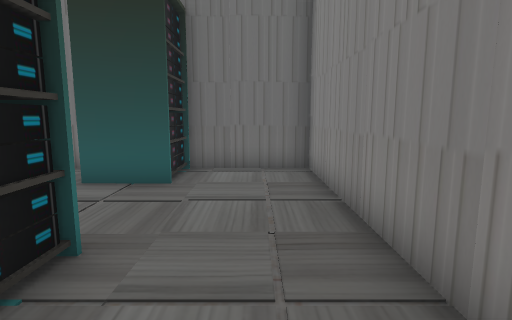
[1] (above)

17 first-person views from a walk through a scene from a Unity 3-D project. The camera is 1.4 m above the floor, tilts 8° down and sees 80° across. Doors are open. The floor is counted in squares, 1 m on a side. Each view is taken from the middle of a square. On the plan, view 1 faces up. The plan holds only what a view shows up to about 14 squares ahead; the rest is blank. The place goes on beyond the plan. Some surface patterns are stand-ins.

[2]
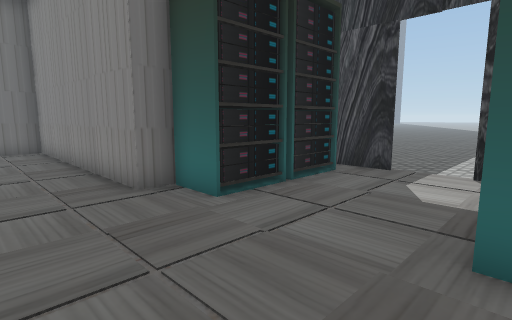

[3]
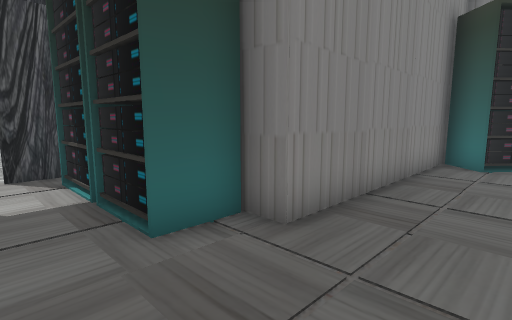

[4]
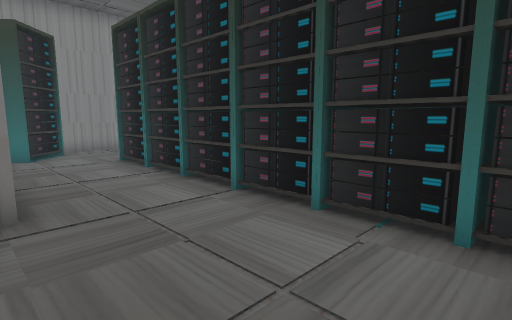

[5]
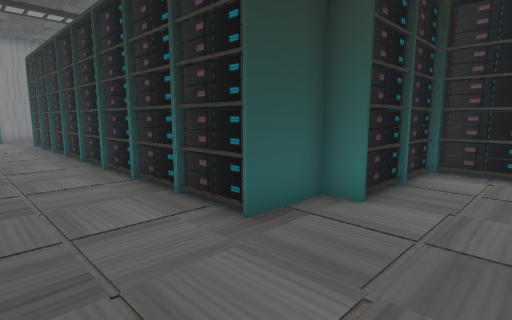

[6]
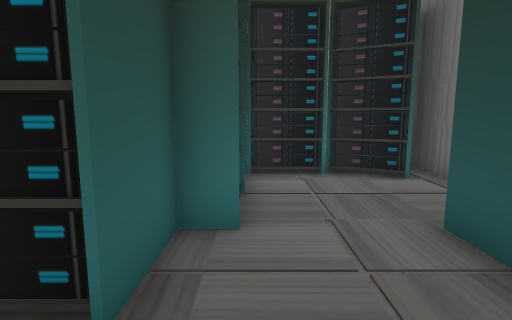

[7]
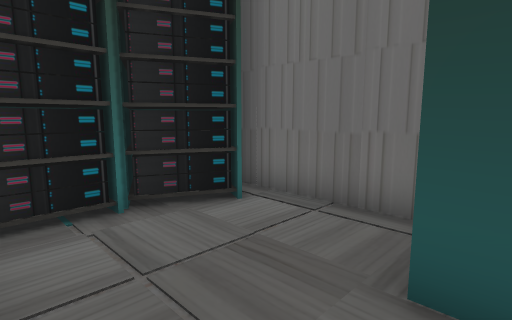

[8]
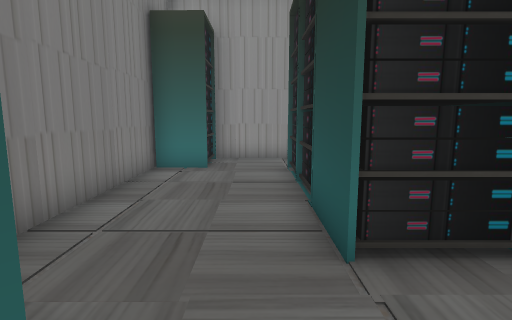

[9]
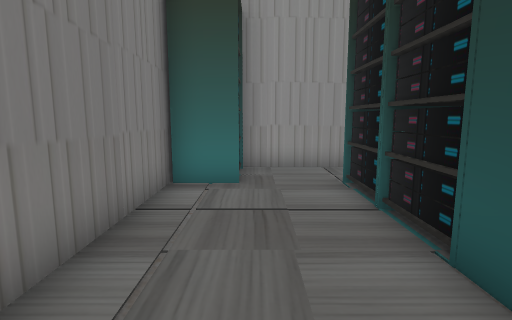

[10]
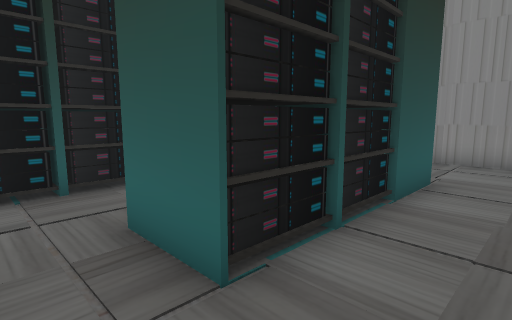

[11]
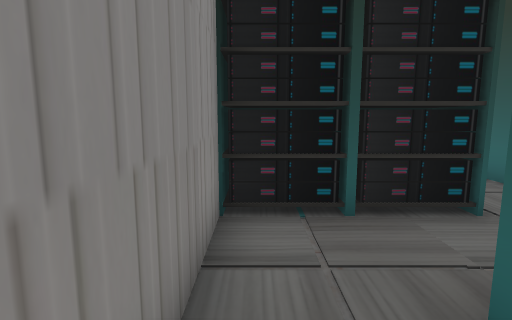

[12]
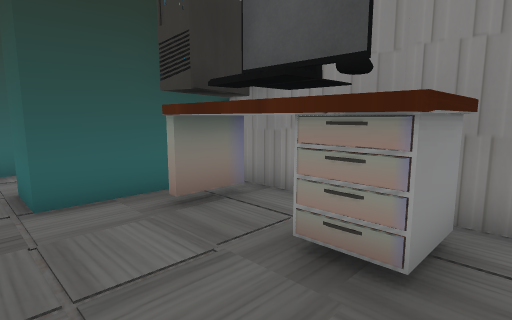

[13]
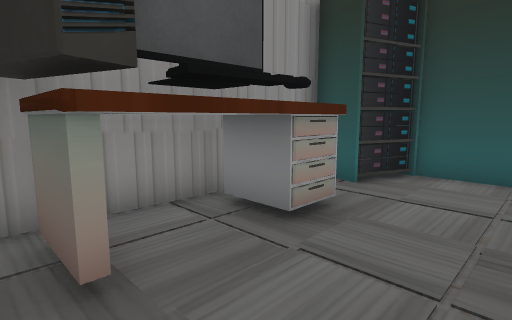

[14]
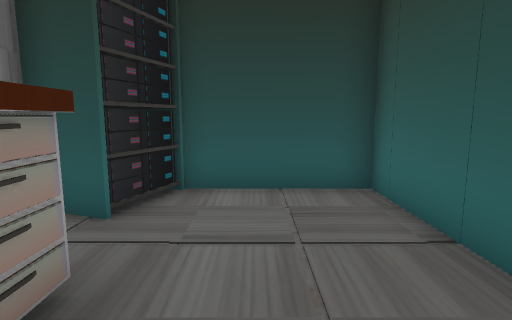

[15]
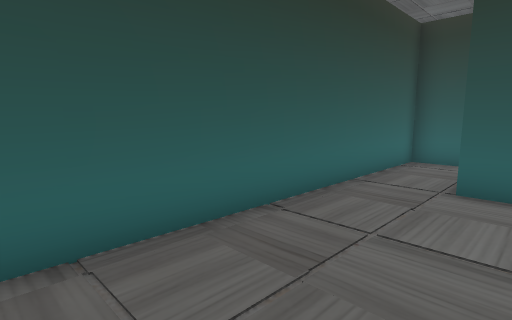

[16]
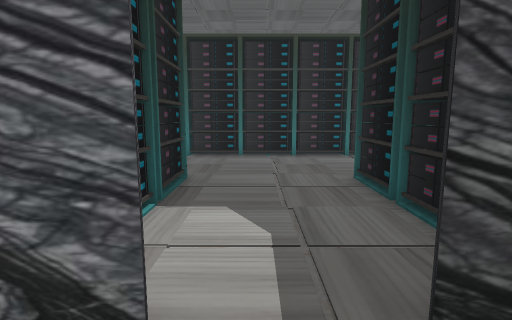

[17]
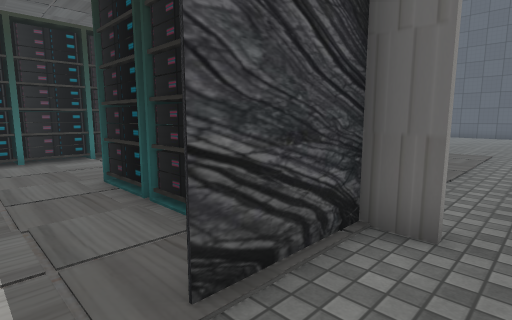

### Floor plan
Points are (right, up) in squares from view 1. A wall is a line through its corners. A room is listed if a view was taken in it or the views show most of it. See-through windows are left out.
Room 1 (views 1, 2, 3, 4, 5, 6, 7, 8, 9, 10, 11, 12, 13, 14, 15)
walls: (2.4, -0.3) (1.5, -0.3) (1.5, 8.4) (-1.5, 8.4); (-9.5, -1.2) (-9.5, -6); (-9.5, -7.8) (-9.5, -14.4); (1.5, -13.2) (1.5, -7) (2.4, -7); (7.2, -3) (7.2, -1.2); (7.2, -5.8) (7.2, -4.6); (-4.4, 8.4) (-7.5, 8.4); (-7.8, -15.9) (-1.1, -15.9)
ways out: open door at (7, -3.5) to room 2
objects: server (-9, -15) to (-8, -14); server (-9, -8) to (-8, -6); table (-9, -5) to (-7, -2); server (-9, 0) to (-8, 2); server (-9, 4) to (-8, 6); server (-9, 7) to (-7, 8); server (-7, -12) to (-6, -10); server (-7, -8) to (-6, -6); server (-7, 2) to (-6, 4); server (-5, -12) to (-5, -10); server (-5, 2) to (-4, 4); server (-4, -12) to (-2, -11); server (-4, -10) to (-2, -9); server (-4, -8) to (-2, -7); server (-4, -6) to (-2, -5); server (-4, -4) to (-2, -3); server (-4, -2) to (-2, -2); server (-4, -1) to (-2, 0); server (-4, 1) to (-2, 3); server (-4, 7) to (-2, 8); server (-1, -15) to (1, -14); server (2, -6) to (3, -6); server (2, -2) to (4, -1); server (4, -6) to (6, -6); server (5, -2) to (6, -1)
Room 2 (views 16, 17)
walls: (8.2, -0.3) (7.2, -0.3) (7.2, -2.9); (7.2, -4.6) (7.2, -5.6)
ways out: open door at (7, -3.5) to room 1

Positions as (right, up) in squares from view 1, and headings:
1: (0, 0), facing up
2: (-1, -6), facing up-right
3: (-1, -4), facing down-right
4: (2, -2), facing down-left
5: (1, 6), facing down-left
6: (0, 4), facing left
7: (-3, 4), facing up-left
8: (1, -13), facing left
9: (-1, -14), facing left
10: (-9, -14), facing up-right
11: (-9, -12), facing up
12: (-5, -1), facing down-left
13: (-5, -6), facing up-left
14: (-6, -4), facing up
15: (-7, 0), facing down-right
16: (9, -4), facing left
17: (9, -4), facing up-left
